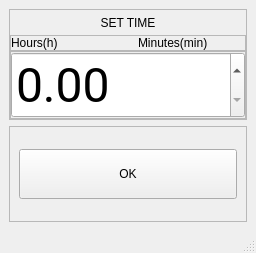
<?xml version="1.0" encoding="UTF-8"?>
<ui version="4.0">
 <class>MainWindow</class>
 <widget class="QMainWindow" name="MainWindow">
  <property name="geometry">
   <rect>
    <x>0</x>
    <y>0</y>
    <width>256</width>
    <height>253</height>
   </rect>
  </property>
  <property name="windowTitle">
   <string>MainWindow</string>
  </property>
  <widget class="QWidget" name="centralwidget">
   <layout class="QVBoxLayout" name="verticalLayout_2">
    <item>
     <widget class="QFrame" name="frame_4">
      <property name="frameShape">
       <enum>QFrame::StyledPanel</enum>
      </property>
      <property name="frameShadow">
       <enum>QFrame::Raised</enum>
      </property>
      <layout class="QVBoxLayout" name="verticalLayout_5">
       <property name="spacing">
        <number>0</number>
       </property>
       <property name="leftMargin">
        <number>0</number>
       </property>
       <property name="topMargin">
        <number>0</number>
       </property>
       <property name="rightMargin">
        <number>0</number>
       </property>
       <property name="bottomMargin">
        <number>0</number>
       </property>
       <item>
        <widget class="QLabel" name="label">
         <property name="minimumSize">
          <size>
           <width>50</width>
           <height>25</height>
          </size>
         </property>
         <property name="text">
          <string>SET TIME</string>
         </property>
         <property name="alignment">
          <set>Qt::AlignCenter</set>
         </property>
        </widget>
       </item>
       <item>
        <widget class="QFrame" name="frame_3">
         <property name="frameShape">
          <enum>QFrame::StyledPanel</enum>
         </property>
         <property name="frameShadow">
          <enum>QFrame::Raised</enum>
         </property>
         <layout class="QHBoxLayout" name="horizontalLayout_2">
          <property name="spacing">
           <number>20</number>
          </property>
          <property name="leftMargin">
           <number>0</number>
          </property>
          <property name="topMargin">
           <number>0</number>
          </property>
          <property name="rightMargin">
           <number>0</number>
          </property>
          <property name="bottomMargin">
           <number>0</number>
          </property>
          <item>
           <widget class="QLabel" name="label_2">
            <property name="text">
             <string>Hours(h)</string>
            </property>
           </widget>
          </item>
          <item>
           <widget class="QLabel" name="label_3">
            <property name="text">
             <string>Minutes(min)</string>
            </property>
           </widget>
          </item>
         </layout>
        </widget>
       </item>
       <item>
        <widget class="QFrame" name="frame_2">
         <property name="frameShape">
          <enum>QFrame::StyledPanel</enum>
         </property>
         <property name="frameShadow">
          <enum>QFrame::Raised</enum>
         </property>
         <layout class="QHBoxLayout" name="horizontalLayout">
          <property name="spacing">
           <number>20</number>
          </property>
          <property name="leftMargin">
           <number>0</number>
          </property>
          <property name="topMargin">
           <number>0</number>
          </property>
          <property name="rightMargin">
           <number>0</number>
          </property>
          <property name="bottomMargin">
           <number>0</number>
          </property>
          <item>
           <widget class="QDoubleSpinBox" name="l_spinbox">
            <property name="sizePolicy">
             <sizepolicy hsizetype="Preferred" vsizetype="Preferred">
              <horstretch>0</horstretch>
              <verstretch>0</verstretch>
             </sizepolicy>
            </property>
            <property name="font">
             <font>
              <family>Roboto</family>
              <pointsize>36</pointsize>
              <weight>50</weight>
              <bold>false</bold>
             </font>
            </property>
            <property name="singleStep">
             <double>0.500000000000000</double>
            </property>
           </widget>
          </item>
         </layout>
        </widget>
       </item>
      </layout>
     </widget>
    </item>
    <item>
     <widget class="QFrame" name="frame">
      <property name="frameShape">
       <enum>QFrame::StyledPanel</enum>
      </property>
      <property name="frameShadow">
       <enum>QFrame::Raised</enum>
      </property>
      <layout class="QVBoxLayout" name="verticalLayout_3">
       <item>
        <widget class="QPushButton" name="ok_btn">
         <property name="minimumSize">
          <size>
           <width>50</width>
           <height>50</height>
          </size>
         </property>
         <property name="text">
          <string>OK</string>
         </property>
        </widget>
       </item>
      </layout>
     </widget>
    </item>
   </layout>
  </widget>
  <widget class="QStatusBar" name="statusbar"/>
 </widget>
 <resources/>
 <connections/>
</ui>
